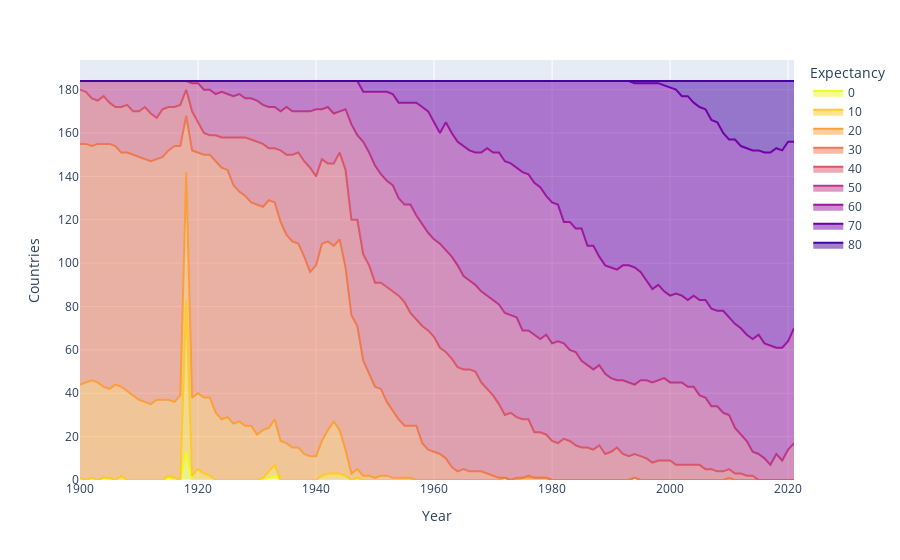

Notebook code cell kept with this figure:
### Code cell
fig = px.area(life_exp_decades_grouped, x="Year", y="Countries", 
              color="Expectancy", 
              category_orders={"Expectancy":decades_values},   # this orders areas by value
              color_discrete_sequence=px.colors.sequential.Plasma_r  # this sets color palette
              )   
fig.show()

### Figure 1 — Plotly figure (JSON) as saved in the notebook; plotly's stock layout.template omitted (floating-point values rounded to 4 significant figures)
{"data": [{"fillpattern": {"shape": ""}, "hovertemplate": "Expectancy=0<br>Year=%{x}<br>Countries=%{y}<extra></extra>", "legendgroup": "0", "line": {"color": "#f0f921"}, "marker": {"symbol": "circle"}, "mode": "lines", "name": "0", "orientation": "v", "showlegend": true, "stackgroup": "1", "type": "scatter", "x": [1904, 1915, 1918, 1932, 1933, 1994], "xaxis": "x", "y": [1, 1, 13, 1, 2, 1], "yaxis": "y"}, {"fillpattern": {"shape": ""}, "hovertemplate": "Expectancy=10<br>Year=%{x}<br>Countries=%{y}<extra></extra>", "legendgroup": "10", "line": {"color": "#fdca26"}, "marker": {"symbol": "circle"}, "mode": "lines", "name": "10", "orientation": "v", "showlegend": true, "stackgroup": "1", "type": "scatter", "x": [1900, 1902, 1905, 1907, 1915, 1916, 1918, 1919, 1920, 1921, 1922, 1931, 1932, 1933, 1941, 1942, 1943, 1944, 1945, 1947, 1972], "xaxis": "x", "y": [1, 1, 1, 2, 1, 1, 70, 2, 5, 3, 2, 1, 3, 5, 2, 3, 3, 3, 2, 1, 1], "yaxis": "y"}, {"fillpattern": {"shape": ""}, "hovertemplate": "Expectancy=20<br>Year=%{x}<br>Countries=%{y}<extra></extra>", "legendgroup": "20", "line": {"color": "#fb9f3a"}, "marker": {"symbol": "circle"}, "mode": "lines", "name": "20", "orientation": "v", "showlegend": true, "stackgroup": "1", "type": "scatter", "x": [1900, 1901, 1902, 1903, 1904, 1905, 1906, 1907, 1908, 1909, 1910, 1911, 1912, 1913, 1914, 1915, 1916, 1917, 1918, 1919, 1920, 1921, 1922, 1923, 1924, 1925, 1926, 1927, 1928, 1929, 1930, 1931, 1932, 1933, 1934, 1935, 1936, 1937, 1938, 1939, 1940, 1941, 1942, 1943, 1944, 1945, 1946, 1947, 1948, 1949, 1950, 1951, 1952, 1953, 1954, 1955, 1956, 1975, 1976, 1977, 1978, 1979], "xaxis": "x", "y": [43, 45, 45, 45, 42, 41, 44, 41, 41, 39, 37, 36, 35, 37, 37, 35, 35, 39, 59, 36, 35, 35, 36, 31, 28, 29, 26, 27, 25, 25, 21, 22, 20, 21, 18, 17, 15, 15, 12, 11, 11, 16, 20, 24, 20, 12, 3, 4, 2, 2, 1, 2, 2, 1, 1, 1, 1, 1, 1, 1, 1, 1], "yaxis": "y"}, {"fillpattern": {"shape": ""}, "hovertemplate": "Expectancy=30<br>Year=%{x}<br>Countries=%{y}<extra></extra>", "legendgroup": "30", "line": {"color": "#ed7953"}, "marker": {"symbol": "circle"}, "mode": "lines", "name": "30", "orientation": "v", "showlegend": true, "stackgroup": "1", "type": "scatter", "x": [1900, 1901, 1902, 1903, 1904, 1905, 1906, 1907, 1908, 1909, 1910, 1911, 1912, 1913, 1914, 1915, 1916, 1917, 1918, 1919, 1920, 1921, 1922, 1923, 1924, 1925, 1926, 1927, 1928, 1929, 1930, 1931, 1932, 1933, 1934, 1935, 1936, 1937, 1938, 1939, 1940, 1941, 1942, 1943, 1944, 1945, 1946, 1947, 1948, 1949, 1950, 1951, 1952, 1953, 1954, 1955, 1956, 1957, 1958, 1959, 1960, 1961, 1962, 1963, 1964, 1965, 1966, 1967, 1968, 1969, 1970, 1971, 1974, 1976, 2010], "xaxis": "x", "y": [111, 110, 108, 110, 112, 113, 110, 108, 110, 111, 112, 112, 112, 111, 112, 115, 118, 115, 26, 114, 111, 112, 112, 116, 116, 114, 110, 106, 106, 103, 106, 103, 105, 100, 101, 96, 95, 94, 91, 85, 88, 91, 87, 81, 88, 84, 73, 66, 53, 47, 42, 40, 34, 31, 27, 24, 24, 25, 17, 14, 13, 12, 10, 6, 4, 5, 4, 4, 4, 3, 2, 1, 1, 1, 1], "yaxis": "y"}, {"fillpattern": {"shape": ""}, "hovertemplate": "Expectancy=40<br>Year=%{x}<br>Countries=%{y}<extra></extra>", "legendgroup": "40", "line": {"color": "#d8576b"}, "marker": {"symbol": "circle"}, "mode": "lines", "name": "40", "orientation": "v", "showlegend": true, "stackgroup": "1", "type": "scatter", "x": [1900, 1901, 1902, 1903, 1904, 1905, 1906, 1907, 1908, 1909, 1910, 1911, 1912, 1913, 1914, 1915, 1916, 1917, 1918, 1919, 1920, 1921, 1922, 1923, 1924, 1925, 1926, 1927, 1928, 1929, 1930, 1931, 1932, 1933, 1934, 1935, 1936, 1937, 1938, 1939, 1940, 1941, 1942, 1943, 1944, 1945, 1946, 1947, 1948, 1949, 1950, 1951, 1952, 1953, 1954, 1955, 1956, 1957, 1958, 1959, 1960, 1961, 1962, 1963, 1964, 1965, 1966, 1967, 1968, 1969, 1970, 1971, 1972, 1973, 1974, 1975, 1976, 1977, 1978, 1979, 1980, 1981, 1982, 1983, 1984, 1985, 1986, 1987, 1988, 1989, 1990, 1991, 1992, 1993, 1994, 1995, 1996, 1997, 1998, 1999, 2000, 2001, 2002, 2003, 2004, 2005, 2006, 2007, 2008, 2009, 2010, 2011, 2012, 2013, 2014], "xaxis": "x", "y": [25, 24, 22, 20, 22, 19, 18, 21, 22, 20, 21, 24, 22, 19, 22, 20, 18, 19, 12, 18, 14, 10, 9, 12, 14, 15, 22, 25, 27, 29, 29, 29, 24, 25, 33, 37, 40, 42, 44, 48, 41, 39, 36, 38, 40, 45, 44, 49, 49, 50, 48, 49, 53, 55, 57, 57, 52, 49, 54, 55, 53, 49, 49, 50, 48, 46, 47, 46, 41, 39, 37, 34, 29, 31, 28, 27, 26, 21, 21, 20, 18, 17, 19, 18, 16, 15, 15, 14, 16, 12, 13, 15, 12, 11, 11, 11, 10, 8, 9, 9, 9, 7, 7, 7, 7, 7, 5, 5, 4, 4, 4, 3, 3, 2, 2], "yaxis": "y"}, {"fillpattern": {"shape": ""}, "hovertemplate": "Expectancy=50<br>Year=%{x}<br>Countries=%{y}<extra></extra>", "legendgroup": "50", "line": {"color": "#bd3786"}, "marker": {"symbol": "circle"}, "mode": "lines", "name": "50", "orientation": "v", "showlegend": true, "stackgroup": "1", "type": "scatter", "x": [1900, 1901, 1902, 1903, 1904, 1905, 1906, 1907, 1908, 1909, 1910, 1911, 1912, 1913, 1914, 1915, 1916, 1917, 1918, 1919, 1920, 1921, 1922, 1923, 1924, 1925, 1926, 1927, 1928, 1929, 1930, 1931, 1932, 1933, 1934, 1935, 1936, 1937, 1938, 1939, 1940, 1941, 1942, 1943, 1944, 1945, 1946, 1947, 1948, 1949, 1950, 1951, 1952, 1953, 1954, 1955, 1956, 1957, 1958, 1959, 1960, 1961, 1962, 1963, 1964, 1965, 1966, 1967, 1968, 1969, 1970, 1971, 1972, 1973, 1974, 1975, 1976, 1977, 1978, 1979, 1980, 1981, 1982, 1983, 1984, 1985, 1986, 1987, 1988, 1989, 1990, 1991, 1992, 1993, 1994, 1995, 1996, 1997, 1998, 1999, 2000, 2001, 2002, 2003, 2004, 2005, 2006, 2007, 2008, 2009, 2010, 2011, 2012, 2013, 2014, 2015, 2016, 2017, 2018, 2019, 2020, 2021], "xaxis": "x", "y": [4, 5, 8, 9, 7, 10, 12, 12, 11, 14, 14, 12, 15, 17, 13, 12, 12, 11, 4, 13, 18, 20, 21, 19, 21, 20, 19, 20, 18, 19, 19, 18, 19, 19, 18, 22, 20, 19, 23, 26, 31, 23, 26, 23, 19, 28, 44, 39, 52, 52, 54, 50, 49, 49, 45, 45, 50, 48, 47, 45, 45, 48, 47, 47, 47, 43, 41, 40, 42, 43, 44, 46, 47, 45, 46, 41, 41, 45, 43, 46, 45, 47, 44, 42, 43, 40, 38, 37, 37, 37, 34, 31, 34, 34, 32, 35, 36, 37, 37, 38, 36, 38, 38, 36, 36, 32, 33, 29, 30, 27, 25, 21, 18, 16, 11, 12, 10, 7, 12, 9, 14, 17], "yaxis": "y"}, {"fillpattern": {"shape": ""}, "hovertemplate": "Expectancy=60<br>Year=%{x}<br>Countries=%{y}<extra></extra>", "legendgroup": "60", "line": {"color": "#9c179e"}, "marker": {"symbol": "circle"}, "mode": "lines", "name": "60", "orientation": "v", "showlegend": true, "stackgroup": "1", "type": "scatter", "x": [1919, 1920, 1921, 1922, 1923, 1924, 1925, 1926, 1927, 1928, 1929, 1930, 1931, 1932, 1933, 1934, 1935, 1936, 1937, 1938, 1939, 1940, 1941, 1942, 1943, 1944, 1945, 1946, 1947, 1948, 1949, 1950, 1951, 1952, 1953, 1954, 1955, 1956, 1957, 1958, 1959, 1960, 1961, 1962, 1963, 1964, 1965, 1966, 1967, 1968, 1969, 1970, 1971, 1972, 1973, 1974, 1975, 1976, 1977, 1978, 1979, 1980, 1981, 1982, 1983, 1984, 1985, 1986, 1987, 1988, 1989, 1990, 1991, 1992, 1993, 1994, 1995, 1996, 1997, 1998, 1999, 2000, 2001, 2002, 2003, 2004, 2005, 2006, 2007, 2008, 2009, 2010, 2011, 2012, 2013, 2014, 2015, 2016, 2017, 2018, 2019, 2020, 2021], "xaxis": "x", "y": [1, 1, 4, 4, 6, 5, 6, 7, 6, 8, 8, 9, 11, 12, 12, 14, 12, 14, 14, 14, 14, 13, 13, 12, 15, 14, 13, 20, 25, 23, 28, 34, 38, 41, 42, 44, 47, 47, 52, 54, 56, 54, 51, 59, 57, 57, 60, 60, 61, 64, 68, 68, 70, 70, 70, 69, 73, 72, 70, 70, 64, 65, 63, 56, 59, 57, 61, 55, 57, 50, 50, 51, 51, 53, 54, 54, 50, 46, 43, 44, 40, 40, 41, 40, 40, 42, 44, 45, 45, 44, 47, 45, 48, 49, 49, 52, 55, 53, 55, 49, 52, 50, 53], "yaxis": "y"}, {"fillpattern": {"shape": ""}, "hovertemplate": "Expectancy=70<br>Year=%{x}<br>Countries=%{y}<extra></extra>", "legendgroup": "70", "line": {"color": "#7201a8"}, "marker": {"symbol": "circle"}, "mode": "lines", "name": "70", "orientation": "v", "showlegend": true, "stackgroup": "1", "type": "scatter", "x": [1948, 1949, 1950, 1951, 1952, 1953, 1954, 1955, 1956, 1957, 1958, 1959, 1960, 1961, 1962, 1963, 1964, 1965, 1966, 1967, 1968, 1969, 1970, 1971, 1972, 1973, 1974, 1975, 1976, 1977, 1978, 1979, 1980, 1981, 1982, 1983, 1984, 1985, 1986, 1987, 1988, 1989, 1990, 1991, 1992, 1993, 1994, 1995, 1996, 1997, 1998, 1999, 2000, 2001, 2002, 2003, 2004, 2005, 2006, 2007, 2008, 2009, 2010, 2011, 2012, 2013, 2014, 2015, 2016, 2017, 2018, 2019, 2020, 2021], "xaxis": "x", "y": [5, 5, 5, 5, 5, 6, 10, 10, 10, 10, 12, 14, 19, 24, 19, 24, 28, 30, 32, 33, 33, 31, 33, 33, 37, 38, 40, 42, 43, 47, 49, 53, 56, 57, 65, 65, 68, 68, 76, 76, 81, 85, 86, 87, 85, 85, 85, 87, 91, 95, 93, 95, 96, 94, 92, 94, 89, 89, 88, 87, 87, 82, 82, 85, 84, 86, 87, 85, 88, 89, 92, 91, 92, 86], "yaxis": "y"}, {"fillpattern": {"shape": ""}, "hovertemplate": "Expectancy=80<br>Year=%{x}<br>Countries=%{y}<extra></extra>", "legendgroup": "80", "line": {"color": "#46039f"}, "marker": {"symbol": "circle"}, "mode": "lines", "name": "80", "orientation": "v", "showlegend": true, "stackgroup": "1", "type": "scatter", "x": [1994, 1995, 1996, 1997, 1998, 1999, 2000, 2001, 2002, 2003, 2004, 2005, 2006, 2007, 2008, 2009, 2010, 2011, 2012, 2013, 2014, 2015, 2016, 2017, 2018, 2019, 2020, 2021], "xaxis": "x", "y": [1, 1, 1, 1, 1, 2, 3, 4, 7, 7, 10, 12, 13, 18, 19, 24, 27, 27, 30, 31, 32, 32, 33, 33, 31, 32, 28, 28], "yaxis": "y"}], "layout": {"legend": {"title": {"text": "Expectancy"}, "tracegroupgap": 0}, "margin": {"t": 60}, "xaxis": {"anchor": "y", "domain": [0, 1], "title": {"text": "Year"}}, "yaxis": {"anchor": "x", "domain": [0, 1], "title": {"text": "Countries"}}}}
